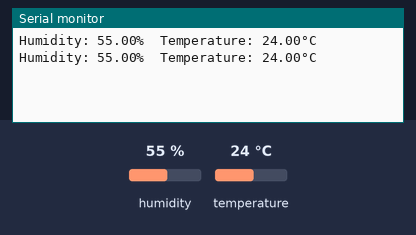
Bench run of a sketch on a simulated Arduino Uno, built with avr-gcc and run on an emulated ATmega328P. Shown: the last lines printed to the serial monitor. The inputs (shaded band) are chosen by the test bench; at power-on: humidity 55 %, temperature 24 °C.

Above: at 4.8 s.
4.9 s: humidity set to 22 %
At 7.4 s:
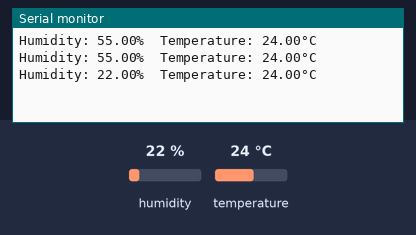
7.9 s: temperature set to 12 °C
At 8.6 s:
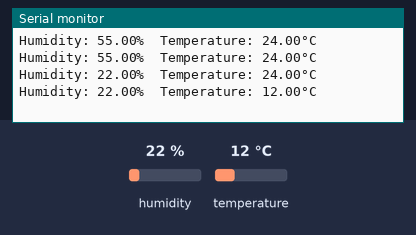
10.9 s: humidity set to 40 %
At 13.4 s:
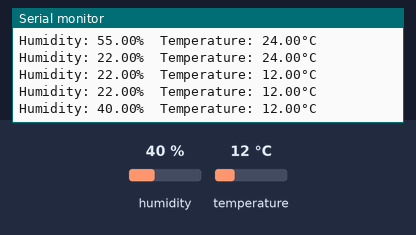
Timing chart, 0 to 14.9 s (numbered marks = the images above; inputs shaded):
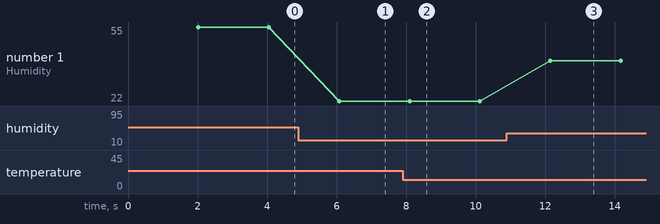

Measured:
- after the input at 4.9 s, the serial monitor: prints a new line after 1.2 s (image 1)
- after the input at 7.9 s, the serial monitor: prints a new line after 0.20 s (image 2)
- after the input at 10.9 s, the serial monitor: prints a new line after 1.2 s (image 3)
- plotted number 1: 55 → 22 after the input at 4.9 s, 22 → 40 after the input at 10.9 s

The sketch:

DHT11.ino
```cpp
#include <DHT.h>

#define DHTTYPE DHT11
#define DHTPIN 8

DHT dht(DHTPIN, DHTTYPE);

void setup() {
  Serial.begin(9600);
  dht.begin();
}

void loop() {

  delay(2000);

  // Reading temperature or humidity takes about 250 milliseconds!
  // Sensor readings may also be up to 2 seconds 'old' (its a very slow sensor)
  float h = dht.readHumidity();
  // Read temperature as Celsius (the default)
  float t = dht.readTemperature();
  // Read temperature as Fahrenheit (isFahrenheit = true)
  //float f = dht.readTemperature(true);

  // Check if any reads failed and exit early (to try again).
  // In this case, the reading will be a NAN / Not A Number
  if (isnan(h) || isnan(t)) {
    Serial.println("Failed to read from DHT sensor!");
    return;
  }

  Serial.print(F("\nHumidity: "));
  Serial.print(h);
  Serial.print(F("%  Temperature: "));
  Serial.print(t);
  Serial.print(F("°C "));
}
```
